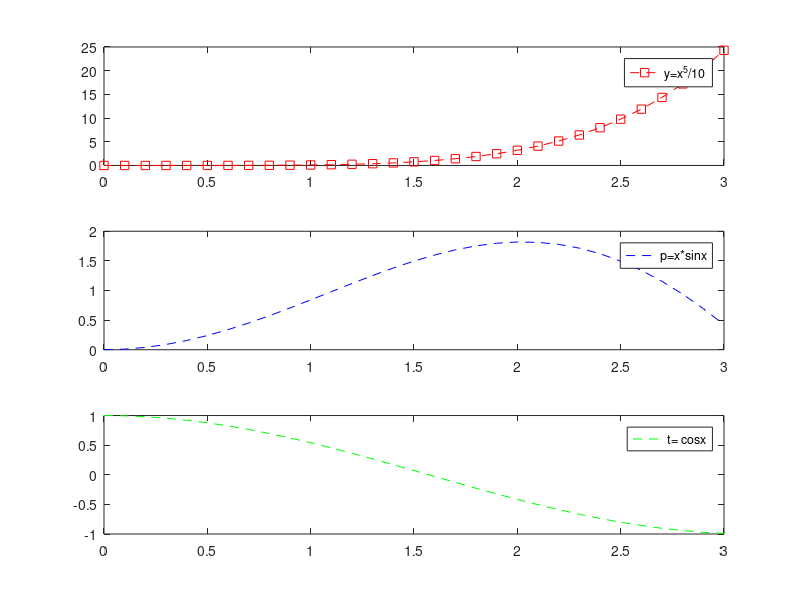

MATLAB code to generate this figure:
x=0:0.1:3;
 y=x.^5/10;
 p=x.*sin(x);
 t=cos(x);

 subplot(3,1,1)
 plot(x,y,'--rs')
 legend('y=x^5/10')

 subplot(3,1,2)
 plot(x,p,'--b')
 legend('p=x*sinx')

 subplot(3,1,3)
 plot(x,t,'--g')
 legend('t= cosx')